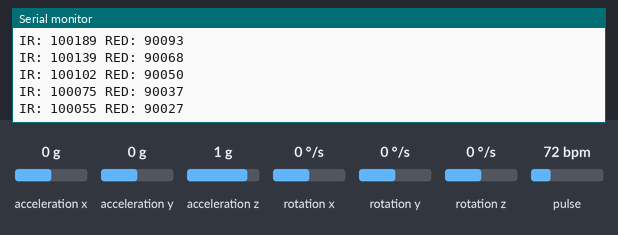
A program run on a simulated ESP32-C3. On the bench: the last lines printed to the serial monitor. Wiring (inferred from the names in the program): MPU-9250 motion sensor at I2C address 0x68. The test bench sets the inputs (shaded band); at power-on: pulse 72 bpm, acceleration x 0 g, acceleration y 0 g, acceleration z 1 g, rotation x 0 °/s, rotation y 0 °/s, rotation z 0 °/s.

Above: at 2.2 s.
2.3 s: pulse set to 42 bpm
At 2.36 s:
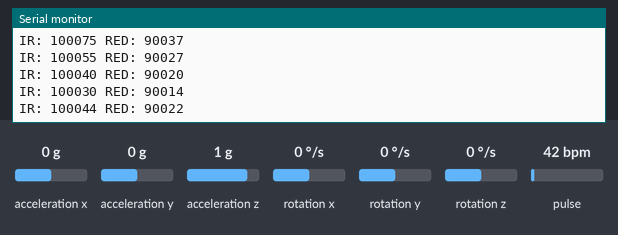
3.8 s: pulse set to 70 bpm
At 3.83 s:
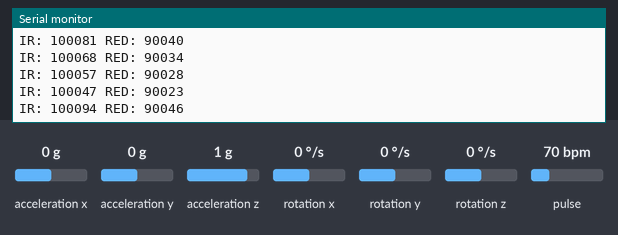
Timing chart, 0 to 6.8 s (numbered marks = the images above; inputs shaded):
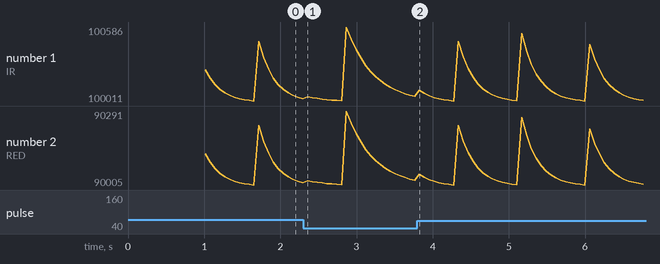

Measured:
- after the input at 2.3 s, the serial monitor: prints a new line after 0.06 s (image 1)
- plotted number 1: 100030 → 100047 after the input at 2.3 s
- plotted number 2: 90014 → 90023 after the input at 2.3 s

The program:

main.cpp
```cpp
#include <Wire.h>
#include <Arduino.h>
#include <math.h>
#include "MAX30105.h"

// === I2C Setup ===
TwoWire I2C_MPU = TwoWire(0);
TwoWire I2C_MAX = TwoWire(1);

// === MPU9250 ===
#define MPU9250_ADDR 0x68
int16_t ax, ay, az;
float axf = 0, ayf = 0, azf = 0;
int16_t gx, gy, gz;
float gxf = 0, gyf = 0, gzf = 0;

const int windowSize = 25;
float magHistory[windowSize] = {0};
int historyIndex = 0;

unsigned long lastStepTime = 0;
int stepCount = 0;
float stepLengthTotal = 0.0;

const float stepThreshold = 0.25;
const unsigned long stepInterval = 300;
const float stepLengthFactor = 0.7;
const float alpha = 0.3;

void readAccelData() {
  I2C_MPU.beginTransmission(MPU9250_ADDR);
  I2C_MPU.write(0x3B);
  I2C_MPU.endTransmission(false);
  I2C_MPU.requestFrom(MPU9250_ADDR, 14);

  if (I2C_MPU.available() == 14) {
    ax = (I2C_MPU.read() << 8) | I2C_MPU.read();
    ay = (I2C_MPU.read() << 8) | I2C_MPU.read();
    az = (I2C_MPU.read() << 8) | I2C_MPU.read();
    I2C_MPU.read(); I2C_MPU.read(); // skip temp
    gx = (I2C_MPU.read() << 8) | I2C_MPU.read();
    gy = (I2C_MPU.read() << 8) | I2C_MPU.read();
    gz = (I2C_MPU.read() << 8) | I2C_MPU.read();
  } else {
    Serial.println("Failed to read MPU9250");
  }
}

// === MAX30105 ===
MAX30105 particleSensor;

void setup() {
  Serial.begin(115200);
  delay(1000);

  // --- MPU9250 Init ---
  I2C_MPU.begin(4, 5); // SDA, SCL
  I2C_MPU.beginTransmission(MPU9250_ADDR);
  I2C_MPU.write(0x6B);
  I2C_MPU.write(0x00);
  I2C_MPU.endTransmission();
  Serial.println("MPU9250 initialized");

  // --- MAX30105 Init ---
  I2C_MAX.begin(6, 7); // SDA, SCL
  if (!particleSensor.begin(I2C_MAX, I2C_SPEED_STANDARD)) {
    Serial.println("MAX30105 not found. Check wiring.");
    while (1);
  }

  particleSensor.setup();
  particleSensor.setPulseAmplitudeRed(0x0A);
  particleSensor.setPulseAmplitudeIR(0x0A);

  Serial.println("MAX30105 initialized");
}

void loop() {
  // === MPU9250 Logic ===
  readAccelData();

  float axg = ax / 16384.0;
  float ayg = ay / 16384.0;
  float azg = az / 16384.0;

  axf = alpha * axg + (1 - alpha) * axf;
  ayf = alpha * ayg + (1 - alpha) * ayf;
  azf = alpha * azg + (1 - alpha) * azf;

  float gx_dps = gx / 131.0;
  float gy_dps = gy / 131.0;
  float gz_dps = gz / 131.0;

  gxf = alpha * gx_dps + (1 - alpha) * gxf;
  gyf = alpha * gy_dps + (1 - alpha) * gyf;
  gzf = alpha * gz_dps + (1 - alpha) * gzf;

  float gMag = sqrt(gxf * gxf + gyf * gyf + gzf * gzf);
  float aMag = sqrt(axf * axf + ayf * ayf + azf * azf);

  magHistory[historyIndex] = aMag;
  historyIndex = (historyIndex + 1) % windowSize;

  float magSum = 0;
  for (int i = 0; i < windowSize; i++) magSum += magHistory[i];
  float aMagMean = magSum / windowSize;
  float aMagNoDC = aMag - aMagMean;

  const float gyroThreshold = 15.0;

  if (aMagNoDC > stepThreshold && gMag > gyroThreshold && millis() - lastStepTime > stepInterval) {
    stepCount++;
    lastStepTime = millis();
    float stepLength = stepLengthFactor * sqrt(aMagNoDC);
    stepLengthTotal += stepLength;

    Serial.print("Step ");
    Serial.print(stepCount);
    Serial.print(" | Len: ");
    Serial.print(stepLength, 2);
    Serial.print(" m | Total: ");
    Serial.println(stepLengthTotal, 2);
  }

  // === MAX30105 Logic ===
  long irValue = particleSensor.getIR();
  long redValue = particleSensor.getRed();

  Serial.print("IR: ");
  Serial.print(irValue);
  Serial.print(" RED: ");
  Serial.println(redValue);

  delay(50); // ~20Hz sample rate
}
```
